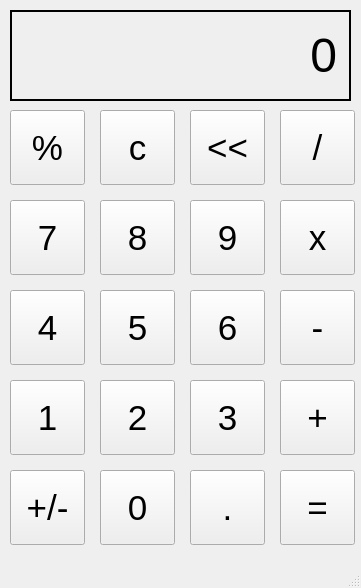
<?xml version="1.0" encoding="UTF-8"?>
<ui version="4.0">
 <class>mainWindow</class>
 <widget class="QMainWindow" name="mainWindow">
  <property name="geometry">
   <rect>
    <x>0</x>
    <y>0</y>
    <width>361</width>
    <height>588</height>
   </rect>
  </property>
  <property name="windowTitle">
   <string>calculator</string>
  </property>
  <widget class="QWidget" name="centralwidget">
   <widget class="QLabel" name="outputLabel">
    <property name="geometry">
     <rect>
      <x>10</x>
      <y>10</y>
      <width>341</width>
      <height>91</height>
     </rect>
    </property>
    <property name="font">
     <font>
      <pointsize>36</pointsize>
     </font>
    </property>
    <property name="frameShape">
     <enum>QFrame::Box</enum>
    </property>
    <property name="lineWidth">
     <number>2</number>
    </property>
    <property name="text">
     <string>0</string>
    </property>
    <property name="alignment">
     <set>Qt::AlignRight|Qt::AlignTrailing|Qt::AlignVCenter</set>
    </property>
    <property name="margin">
     <number>15</number>
    </property>
   </widget>
   <widget class="QPushButton" name="percentageButton">
    <property name="geometry">
     <rect>
      <x>10</x>
      <y>110</y>
      <width>75</width>
      <height>75</height>
     </rect>
    </property>
    <property name="font">
     <font>
      <pointsize>26</pointsize>
     </font>
    </property>
    <property name="text">
     <string>%</string>
    </property>
   </widget>
   <widget class="QPushButton" name="cButton">
    <property name="geometry">
     <rect>
      <x>100</x>
      <y>110</y>
      <width>75</width>
      <height>75</height>
     </rect>
    </property>
    <property name="font">
     <font>
      <pointsize>26</pointsize>
     </font>
    </property>
    <property name="text">
     <string>c</string>
    </property>
   </widget>
   <widget class="QPushButton" name="errorButton">
    <property name="geometry">
     <rect>
      <x>190</x>
      <y>110</y>
      <width>75</width>
      <height>75</height>
     </rect>
    </property>
    <property name="font">
     <font>
      <pointsize>26</pointsize>
     </font>
    </property>
    <property name="text">
     <string>&lt;&lt;</string>
    </property>
   </widget>
   <widget class="QPushButton" name="divideButton">
    <property name="geometry">
     <rect>
      <x>280</x>
      <y>110</y>
      <width>75</width>
      <height>75</height>
     </rect>
    </property>
    <property name="font">
     <font>
      <pointsize>26</pointsize>
     </font>
    </property>
    <property name="text">
     <string>/</string>
    </property>
   </widget>
   <widget class="QPushButton" name="multiButton">
    <property name="geometry">
     <rect>
      <x>280</x>
      <y>200</y>
      <width>75</width>
      <height>75</height>
     </rect>
    </property>
    <property name="font">
     <font>
      <pointsize>26</pointsize>
     </font>
    </property>
    <property name="text">
     <string>x</string>
    </property>
   </widget>
   <widget class="QPushButton" name="nineButton">
    <property name="geometry">
     <rect>
      <x>190</x>
      <y>200</y>
      <width>75</width>
      <height>75</height>
     </rect>
    </property>
    <property name="font">
     <font>
      <pointsize>26</pointsize>
     </font>
    </property>
    <property name="text">
     <string>9</string>
    </property>
   </widget>
   <widget class="QPushButton" name="eightButton">
    <property name="geometry">
     <rect>
      <x>100</x>
      <y>200</y>
      <width>75</width>
      <height>75</height>
     </rect>
    </property>
    <property name="font">
     <font>
      <pointsize>26</pointsize>
     </font>
    </property>
    <property name="text">
     <string>8</string>
    </property>
   </widget>
   <widget class="QPushButton" name="sevenButton">
    <property name="geometry">
     <rect>
      <x>10</x>
      <y>200</y>
      <width>75</width>
      <height>75</height>
     </rect>
    </property>
    <property name="font">
     <font>
      <pointsize>26</pointsize>
     </font>
    </property>
    <property name="text">
     <string>7</string>
    </property>
   </widget>
   <widget class="QPushButton" name="minusButton">
    <property name="geometry">
     <rect>
      <x>280</x>
      <y>290</y>
      <width>75</width>
      <height>75</height>
     </rect>
    </property>
    <property name="font">
     <font>
      <pointsize>26</pointsize>
     </font>
    </property>
    <property name="text">
     <string>-</string>
    </property>
   </widget>
   <widget class="QPushButton" name="sixButton">
    <property name="geometry">
     <rect>
      <x>190</x>
      <y>290</y>
      <width>75</width>
      <height>75</height>
     </rect>
    </property>
    <property name="font">
     <font>
      <pointsize>26</pointsize>
     </font>
    </property>
    <property name="text">
     <string>6</string>
    </property>
   </widget>
   <widget class="QPushButton" name="fiveButton">
    <property name="geometry">
     <rect>
      <x>100</x>
      <y>290</y>
      <width>75</width>
      <height>75</height>
     </rect>
    </property>
    <property name="font">
     <font>
      <pointsize>26</pointsize>
     </font>
    </property>
    <property name="text">
     <string>5</string>
    </property>
   </widget>
   <widget class="QPushButton" name="fourButton">
    <property name="geometry">
     <rect>
      <x>10</x>
      <y>290</y>
      <width>75</width>
      <height>75</height>
     </rect>
    </property>
    <property name="font">
     <font>
      <pointsize>26</pointsize>
     </font>
    </property>
    <property name="text">
     <string>4</string>
    </property>
   </widget>
   <widget class="QPushButton" name="plusButton">
    <property name="geometry">
     <rect>
      <x>280</x>
      <y>380</y>
      <width>75</width>
      <height>75</height>
     </rect>
    </property>
    <property name="font">
     <font>
      <pointsize>26</pointsize>
     </font>
    </property>
    <property name="text">
     <string>+</string>
    </property>
   </widget>
   <widget class="QPushButton" name="threeButton">
    <property name="geometry">
     <rect>
      <x>190</x>
      <y>380</y>
      <width>75</width>
      <height>75</height>
     </rect>
    </property>
    <property name="font">
     <font>
      <pointsize>26</pointsize>
     </font>
    </property>
    <property name="text">
     <string>3</string>
    </property>
   </widget>
   <widget class="QPushButton" name="twoButton">
    <property name="geometry">
     <rect>
      <x>100</x>
      <y>380</y>
      <width>75</width>
      <height>75</height>
     </rect>
    </property>
    <property name="font">
     <font>
      <pointsize>26</pointsize>
     </font>
    </property>
    <property name="text">
     <string>2</string>
    </property>
   </widget>
   <widget class="QPushButton" name="oneButton">
    <property name="geometry">
     <rect>
      <x>10</x>
      <y>380</y>
      <width>75</width>
      <height>75</height>
     </rect>
    </property>
    <property name="font">
     <font>
      <pointsize>26</pointsize>
     </font>
    </property>
    <property name="text">
     <string>1</string>
    </property>
   </widget>
   <widget class="QPushButton" name="equalButton">
    <property name="geometry">
     <rect>
      <x>280</x>
      <y>470</y>
      <width>75</width>
      <height>75</height>
     </rect>
    </property>
    <property name="font">
     <font>
      <pointsize>26</pointsize>
     </font>
    </property>
    <property name="text">
     <string>=</string>
    </property>
   </widget>
   <widget class="QPushButton" name="dotButton">
    <property name="geometry">
     <rect>
      <x>190</x>
      <y>470</y>
      <width>75</width>
      <height>75</height>
     </rect>
    </property>
    <property name="font">
     <font>
      <pointsize>26</pointsize>
     </font>
    </property>
    <property name="text">
     <string>.</string>
    </property>
   </widget>
   <widget class="QPushButton" name="zeroButton">
    <property name="geometry">
     <rect>
      <x>100</x>
      <y>470</y>
      <width>75</width>
      <height>75</height>
     </rect>
    </property>
    <property name="font">
     <font>
      <pointsize>26</pointsize>
     </font>
    </property>
    <property name="text">
     <string>0</string>
    </property>
   </widget>
   <widget class="QPushButton" name="plus_minusButton">
    <property name="geometry">
     <rect>
      <x>10</x>
      <y>470</y>
      <width>75</width>
      <height>75</height>
     </rect>
    </property>
    <property name="font">
     <font>
      <pointsize>26</pointsize>
     </font>
    </property>
    <property name="text">
     <string>+/-</string>
    </property>
   </widget>
  </widget>
  <widget class="QMenuBar" name="menubar">
   <property name="geometry">
    <rect>
     <x>0</x>
     <y>0</y>
     <width>361</width>
     <height>21</height>
    </rect>
   </property>
  </widget>
  <widget class="QStatusBar" name="statusbar"/>
 </widget>
 <resources/>
 <connections/>
</ui>
